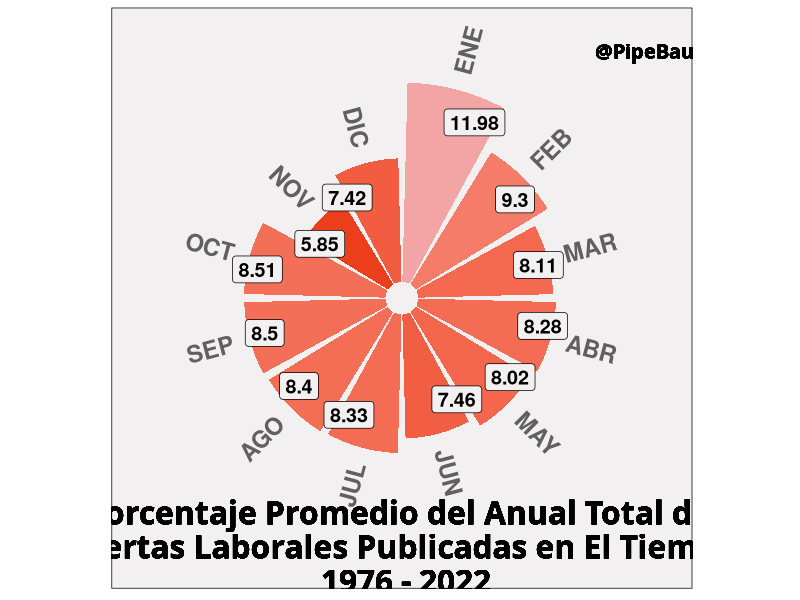

Write R code to recreate this figure.
library(tidyverse)
library(ggplot2)

# Se importan datos
df <- read_delim('empleo.csv',delim=';')

# Se Modifican los datos 
df <- df %>% mutate(año = substr(periodo, start = 1, stop = 4),
              mes = substr(periodo, start = 6, stop = 7))

total_ano <- df %>% 
  group_by(año) %>% 
  summarise(sumatoria = sum(empleos))

df2 <- df %>%
  merge(total_ano,by='año',all=TRUE)

df2 <- df2 %>% 
  mutate(porcentaje = (empleos/sumatoria)*100)


datos <- df2 %>% 
  group_by(mes) %>% 
  summarise(value = mean(porcentaje))


meses_names <- c('ENE','FEB','MAR','ABR','MAY','JUN','JUL','AGO','SEP','OCT','NOV','DIC')
datos <- datos %>% 
  mutate(individual = meses_names,
         id = seq(1,12))
data <- datos


label_data <- data

# calculate the ANGLE of the labels
number_of_bar <- nrow(label_data)
angle <-  90 - 360 * (label_data$id-0.5) /number_of_bar     # I substract 0.5 because the letter must have the angle of the center of the bars. Not extreme right(1) or extreme left (0)

# calculate the alignment of labels: right or left
# If I am on the left part of the plot, my labels have currently an angle < -90
label_data$hjust<-ifelse( angle < -90, 1, 0)

# flip angle BY to make them readable
label_data$angle<-ifelse(angle < -90, angle+180, angle)



label_data <- label_data %>% 
  mutate(value_round = round(value,2))


data <- data %>% 
  mutate(value_round = round(value,2))

# Grafico

fig1 <- ggplot(data, aes(x=as.factor(id), y=value, fill = value)) +
  geom_bar(stat="identity") +
  # scale_fill_gradientn("(%)",colours = c( "#6C5B7B","#C06C84","#F67280","#F8B195"),limits=c(5,12)) + 
  scale_fill_gradient(high='#F3A4A4', low='#EA2800',limits=c(5,12)) +
  ylim(-1,13) +
  theme_minimal()+
  theme(
    legend.key.height  = unit(1.5, 'cm'),
    legend.key.width = unit(0.7,'cm'),
    axis.text.x = element_blank(),
    axis.text.y = element_blank(),
    axis.title = element_blank(),
    panel.grid = element_blank(),
    panel.background = element_rect(fill = "#F2F0F0"),
    legend.text = element_text(size=15),
    legend.title = element_text(size=16),
    legend.position = 'none'
  ) +
  guides(colour = guide_legend(title.position = "bottom")) +
  geom_text(x=2,y=20,label='@PipeBau_',family='Roboto Mono Medium',
            size = 5,color='black',fontface='bold') +
  geom_text(data=label_data, aes(x=id, y=value+1, label=individual, hjust=hjust), color="black", fontface="bold",alpha=0.6, size=6, angle= label_data$angle, inherit.aes = FALSE ) +
  #geom_text(data=label_data, aes(x=id, y=value-2, label=value_round, hjust=hjust), color="white", fontface="bold",alpha=0.6, size=2, angle= label_data$angle, inherit.aes = FALSE ) +
  geom_label(data=label_data,aes(x=id-0.05, y=value-2.1, label=value_round, hjust=hjust), color="black", fontface="bold", size=5,inherit.aes = FALSE,fill='#F2F0F0') + # aca el fill
  geom_text(
    x = 0.5, y = -16,
    label = "Porcentaje Promedio del Anual Total de \nOfertas Laborales Publicadas en El Tiempo\n 1976 - 2022",
    family = "Roboto Mono Medium",
    size = 8,
    lineheight = 0.9,
    color = "black",
    #color = "grey60",
    fontface="bold") + 
  coord_polar(start=0) 
  
# Guardamos Figura
ggsave("circle_test.png", width = 10, height = 10, units = "in", dpi = 300)
  
